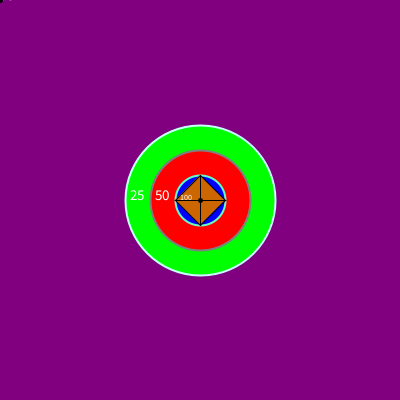
Frame 1 (no input)
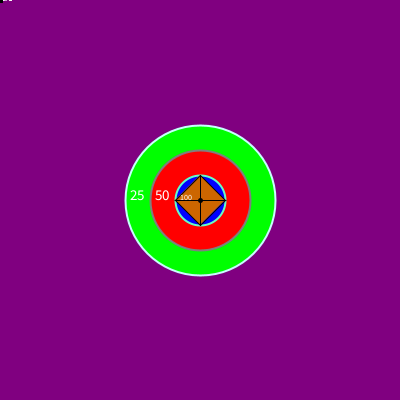
Frame 60 (the mouse pressed at the canvas centre just before this capture)
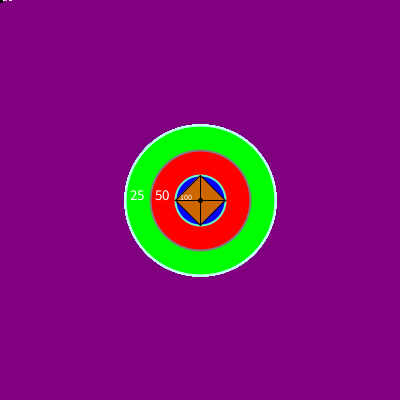
Frame 120 (the mouse held since frame 60 and released just before this capture)

The Processing sketch that drew these frames (run headless with seeded random() and noise(); from frame 60 on, the mouse is pressed at the canvas centre):

// Processing sketch: processing_154132
// ── processing_154132.pde

// Narahari Bharadwaj (nbharad)
// Copyright 2014
void setup() {
  size(400, 400);
  background(128, 0, 128);
  float x = width*0.5;
  float y = height*0.5;
  makePicture(x, y);
}

void makePicture(float mousew, float mouseh) {
  float x = mousew;
  float y = mouseh;
  smooth();
  fill(0, 255, 0);
  stroke(200, 400, 300);
  strokeWeight(2);
  ellipse(x, y, x*0.75, y*0.75);
  fill(255, 0, 0);
  stroke(127, 127, 127);
  strokeWeight(2);
  ellipse(x, y, x*0.5, y*0.5);
  fill(0, 0, 255);
  stroke(100, 300, 200);
  ellipse(x, y, x*0.25, y*0.25);
  stroke(0, 0, 0);
  strokeWeight(1);
  line(x*0.875, y, x*1.125, y);
  line(x, y*0.875, x, y*1.125);
  fill(255, 255, 255);
  textSize(15);
  text("25", x*0.65, y);
  text("50", x*0.775, y);
  fill(204, 102, 0);
  triangle(x*0.875, y, x*1.125, y, x, y*0.875);
  triangle(x*0.875, y, x*1.125, y, x, y*1.125);
  stroke(0, 0, 0);
  strokeWeight(5);
  point(x, y);
  strokeWeight(1);
  line(x, y*0.875, x, y*1.125);
  fill(255, 255, 255);
  textSize(8);
  text("100", x*0.9, y);
}

void draw() {
  clear();
  makePicture(mouseX, mouseY);
}
